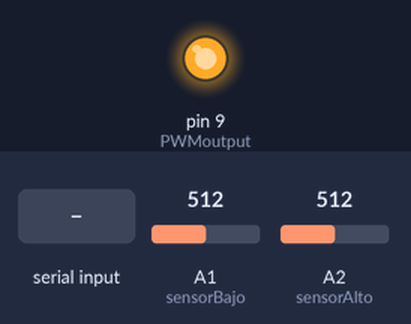
This sketch was run on a simulated Arduino Uno, built with avr-gcc and run on an emulated ATmega328P. Parts: output pins drawn as LEDs (lit = HIGH). The test bench sets the inputs (shaded band); at power-on: A1 (sensorBajo) = 512, A2 (sensorAlto) = 512. What the sketch prints to the serial monitor is not drawn.

Above: at 1.2 s.
1.3 s: A1 (sensorBajo) set to 597
4.4 s: A1 (sensorBajo) set to 623
At 6.3 s:
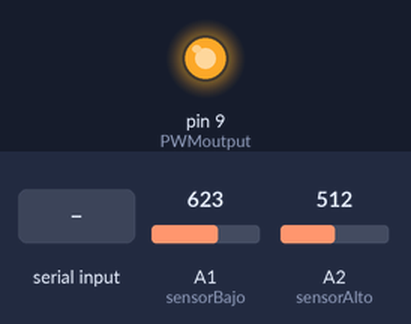
8.5 s: byte 30 received over Serial
At 9.3 s:
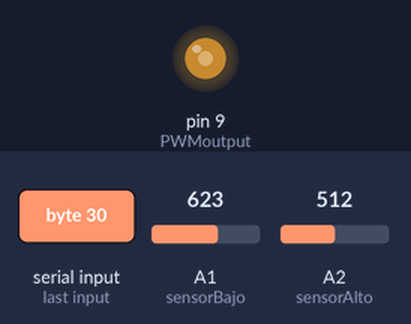
10.4 s: A1 (sensorBajo) set to 716
At 12.0 s:
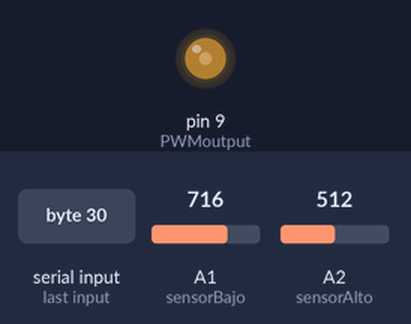
12.4 s: A1 (sensorBajo) set to 1010
At 13.4 s:
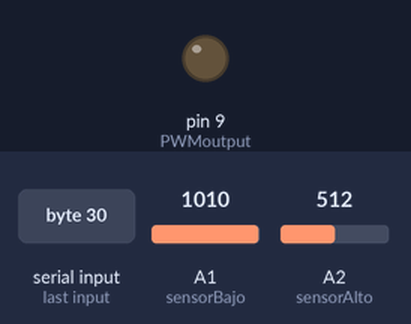
14.4 s: A2 (sensorAlto) set to 122
At 16.2 s:
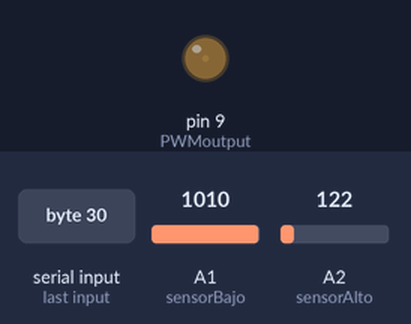
Timing chart, 0 to 19.5 s (numbered marks = the images above; inputs shaded):
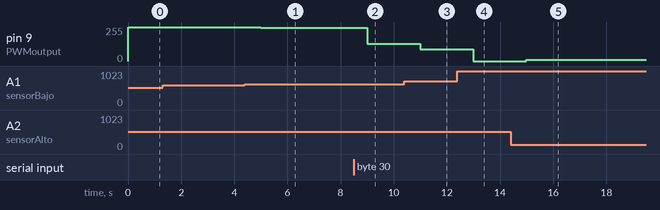

The sketch:

Controlador_Fordward.ino
```cpp
#include "TimerOne.h"

// putput
#define PWMoutput 9
#define PWMperiod 1000000
#define PWMlow 0
#define PWMhigh 1
// input
#define sensorBajo A1
#define sensorAlto A2
#define sensorMaxBin 1000
#define sensorScaleB 0.05451
#define sensorBiasB -3.853
#define sensorScaleA 0.05869
#define sensorBiasA 37.49

float k = 3.1623;
float p = 0.00237;
float T = 1;
float h , u;
float err_ant = 0;
float err = 0;
float u_ant = 0;

void setup()
{
  pinMode(PWMoutput, OUTPUT);
  Timer1.initialize(PWMperiod);              // initialize timer1, and set period
  Timer1.pwm(PWMoutput, 0);                // setup pwm, X duty cycle
  Timer1.attachInterrupt(timer_callback);    // attaches callback() as a timer overflow interrupt

  Serial.begin(115200);
}

void loop()
{
  //h0 eq 0.45m
  //u eq 0.5
  static float uref = 0.5, href = 0.45;
  static float t1=0,t2=0,Ts=1;

  href = float(matlab_receive(int(href*100)))/100;

  t1=micros();

  // get height in [0.1, 0.75]
  h=getHeight();

  //=========================
  //CONTROL
  //h in [0.1,0.75]meters, u in [0,1]-
  // P = -0.004233 / (s + 0.00237)
  // C = - 3.1623 * (s + 0.00237)  /  s   Controlador continuo
  err = h - href;
  u = u_ant - k * err + k * (1 - T * p) * err_ant;
  u_ant = u;
  err_ant = err;
  //=========================

  // set duty in [0, 1]
  PWMSetDuty(u + uref);
  //send data to matlab with header "abcd" and delay till next control loop
  matlab_send(h,u);

  //time of control instructions execution
  t2=micros()-t1;
  delay(Ts*1000-t2/1000); //no usar delaymicroseconds con valores mayores a 16000
}

void timer_callback()
{
}

void PWMSetDuty(float duty)
{
  if(duty<PWMlow){duty=PWMlow;}
  else if(duty>PWMhigh){duty=PWMhigh;}
  Timer1.pwm(PWMoutput,duty*1024);
}

float getHeight()
{
  float sB, sA;
  sB = analogRead(sensorBajo);
  sA = analogRead(sensorAlto);
  if(sB<sensorMaxBin){return ((float)sB*sensorScaleB + sensorBiasB)/100;}
  else{return ((float)sA*sensorScaleA + sensorBiasA)/100;}
}

void matlab_send(float h, float u){
  Serial.write("abcd");
  byte * b = (byte *) &h;
  Serial.write(b,4);
  b = (byte *) &u;
  Serial.write(b,4);
}

int matlab_receive(int ref){
  if (Serial.available() > 0) {
    //Serial.println(2);
    signed char temp = Serial.read();
    ref=temp;
    //Serial.println(ref);
    }

  return ref;
}
```

Measured:
- after the input at 1.3 s, every drawn part: stays the same
- after the input at 4.4 s, pin 9 (PWMoutput): 255/255 → 250/255 after 0.60 s, → 251/255 3.0 s later
- after the input at 8.5 s, pin 9 (PWMoutput): 251/255 → 130/255 after 0.50 s
- after the input at 10.4 s, pin 9 (PWMoutput): 130/255 → 88/255 after 0.60 s
- after the input at 12.4 s, pin 9 (PWMoutput): 88/255 → 0/255 after 0.60 s
- after the input at 14.4 s, pin 9 (PWMoutput): 0/255 → 10/255 after 0.59 s, → 9/255 3.0 s later
